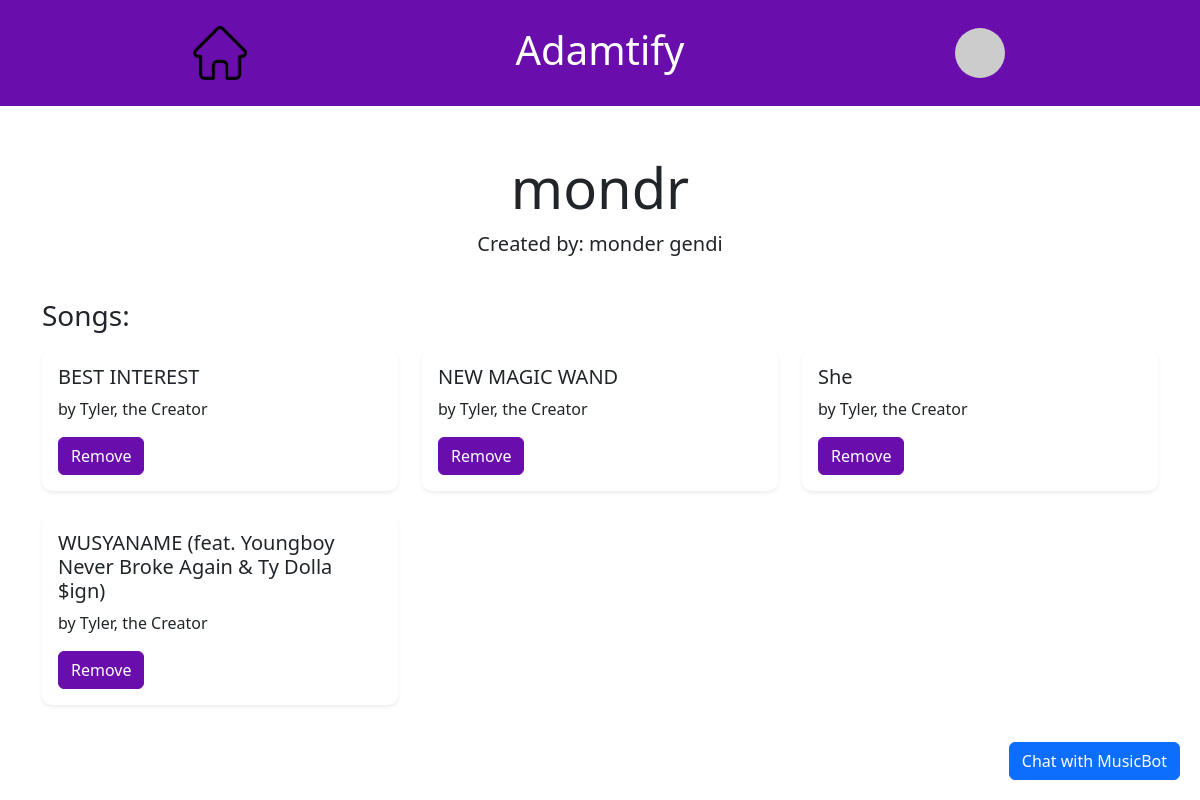
The app's page /view_playlist/3 (signed in) with its own data.
### app/models.py (models this page shows)
class Playlist(db.Model):
    playlist_id = db.Column(db.Integer, primary_key=True)
    name = db.Column(db.String(200), nullable=False)
    user_id = db.Column(db.Integer, db.ForeignKey('user.user_id'), nullable=False)
    songs = db.relationship('PlaylistSong', back_populates='playlist', lazy='select')  # Many-to-Many

class User(db.Model):
    user_id = db.Column(db.Integer, primary_key=True)
    firstname = db.Column(db.String(100), index=True, nullable=False)
    lastname = db.Column(db.String(100), index=True, nullable=False)
    username = db.Column(db.String(100), index=True, unique=True, nullable=False)
    email = db.Column(db.String(120), unique=True, nullable=False)
    password_hash = db.Column(db.String(200), nullable=False)
    user_artists = db.relationship('UserArtist', backref='user', cascade='all, delete-orphan')
    user_genres = db.relationship('UserGenre', backref='user', cascade='all, delete-orphan')
    playlists = db.relationship('Playlist', backref='user', cascade='all, delete-orphan')
    chats = db.relationship('Chat', backref='user', cascade='all, delete-orphan')

class Song(db.Model):
    song_id = db.Column(db.String(150), primary_key=True)  # Spotify Song ID
    title = db.Column(db.String(200), nullable=False)
    duration = db.Column(db.Integer)  # Duration in seconds
    genre = db.Column(db.String(80))
    artist_ids = db.Column(db.Text)  # Comma-separated artist IDs
    playlists = db.relationship('PlaylistSong', back_populates='song', lazy='select')  # Many-to-Many
    artists = db.relationship('SongArtist', back_populates='song', lazy='select')  # Many-to-Many

class Artist(db.Model):
    artist_id = db.Column(db.String(80), primary_key=True)  # Spotify Artist ID
    artist_name = db.Column(db.String(100), index=True, unique=True, nullable=False)
    listeners = db.Column(db.Integer, nullable=False, default=0)  # Artist popularity (0-100)
    songs = db.relationship('SongArtist', back_populates='artist', lazy='select')  # Many-to-Many
    preferred_by_users = db.relationship('UserArtist', backref='artist', lazy='dynamic')

### app/views.py (the view)
@app.route('/view_playlist/<int:playlist_id>', methods=['GET', 'POST'])
def view_playlist(playlist_id):
    if 'user_id' not in session:
        return redirect(url_for('login'))  # Redirect to login page if user is not logged in
    playlist = Playlist.query.get_or_404(playlist_id)
    if playlist.user_id != session['user_id']:
        return jsonify({'success': False, 'message': 'You are not the owner of this playlist'}), 403
    songs = Song.query.join(PlaylistSong).filter(PlaylistSong.playlist_id == playlist_id).all()
    form = SongRemoveForm()  # You can create a form to handle CSRF token if necessary
    return render_template('view_playlist.html', playlist=playlist, songs=songs, form=form)

### app/views.py (called while the page is built)
def get_user_by_id(user_id):
    return User.query.filter_by(user_id=user_id).first()

@app.before_request
def before_request():
    user_id = session.get('user_id')  # Retrieve user_id from session
    if user_id:
        g.user = get_user_by_id(user_id)  # Replace this with your actual method to get user data
    else:
        g.user = None

### app/templates/view_playlist.html (shortened to what this page needs)
{% extends "base.html" %}
{% block content %}
    <div class="container mt-5">
        <div class="row mb-4">
            <div class="col-12 text-center">
                <h2 class="display-4">{{ playlist.name }}</h2>
                <p class="lead">Created by: {{ playlist.user.firstname }} {{ playlist.user.lastname }}</p>
            </div>
        </div>
        <h3 class="mt-4 mb-3">Songs:</h3>
        <div class="row">
            {% for song in songs %}
                <div class="col-12 col-md-4">
                    <div class="card mb-4 shadow-sm">
                        <div class="card-body">
                            <h5 class="card-title">{{ song.title }}</h5>
                            <p class="card-text">by {{ song.artists[0].artist.artist_name }}</p>
                            <button type="button" class="btn btn-purple btn-block remove-song-btn" data-song-id="{{ song.song_id }}" data-playlist-id="{{ playlist.playlist_id }}">
                                Remove
                            </button>
                        </div>
                    </div>
                </div>
            {% else %}
                <div class="col-12">
                    <div class="alert alert-info">
                        No songs in this playlist yet.
                    </div>
                </div>
            {% endfor %}
        </div>
    </div>
{% endblock %}

### app/templates/base.html (shortened to what this page needs)
<!DOCTYPE html>
<html lang="en">
<head>
    <link rel="stylesheet" href="https://cdn.jsdelivr.net/npm/bootstrap@5.3.3/dist/css/bootstrap.min.css">
    <link rel="stylesheet" href="{{ url_for('static', filename='style/base.css') }}">
</head>
<body>
    <header>
        <div class="container">
            <div class="row align-items-center">
                <div class="col-4 section1">
                    <a href="{{ url_for('index') }}">
                        <img src="{{ url_for('static', filename='images/home-icon.png') }}" alt="Home" class="home-icon">
                    </a>
                </div>
                <div class="col-4 section2">
                    <p>Adamtify</p>
                </div>
                <div class="col-4 section3">
                    {% if g.user %}
                        <a href="{{ url_for('profile', user_id=g.user.user_id) }}">
                            <img src="https://ui-avatars.com/api/?name={{ g.user.firstname }}+{{ g.user.lastname }}&size=200&background=random"
                                 alt="Profile Picture" class="profile-pic">
                        </a>
                    {% else %}
                        <a href="{{ url_for('login') }}" class="nav-link">
                            <img src="{{ url_for('static', filename='images/login-nobck.png') }}" alt="Login" class="nav-image">
                        </a>
                    {% endif %}
                </div>
            </div>
        </div>
    </header>
    {% block content %}{% endblock %}
    <footer>
        <div class="container text-center">
            <button id="chatButton" class="btn btn-primary">Chat with MusicBot</button>
        </div>
    </footer>
</body>
</html>

### app/static/style/base.css (style rules this page uses)
header { background-color: #6a0dad; padding: 10px 0; color: white; }
.section1, .section2, .section3 { text-align: center; }
.section2 p { font-size: 2.5em; margin-top: 10px; text-align: center; }
.profile-pic { width: 50px; height: 50px; border-radius: 50%; object-fit: cover; }
.btn-purple { background-color: #6a0dad; border-color: #6a0dad; color: white; }
.card { border: none; border-radius: 10px; }
.home-icon { width: 15%; height: auto; }
#chatButton { position: fixed; bottom: 20px; right: 20px; z-index: 10000; }

### records on screen
Playlist: name "mondr"
User: user.firstname "monder", user.lastname "gendi"
Song: title "BEST INTEREST", artist_name "Tyler, the Creator"
Song: title "NEW MAGIC WAND", artist_name "Tyler, the Creator"
Song: title "She", artist_name "Tyler, the Creator"
Song: title "WUSYANAME (feat. Youngboy Never Broke Again & Ty Dolla $ign)", artist_name "Tyler, the Creator"
